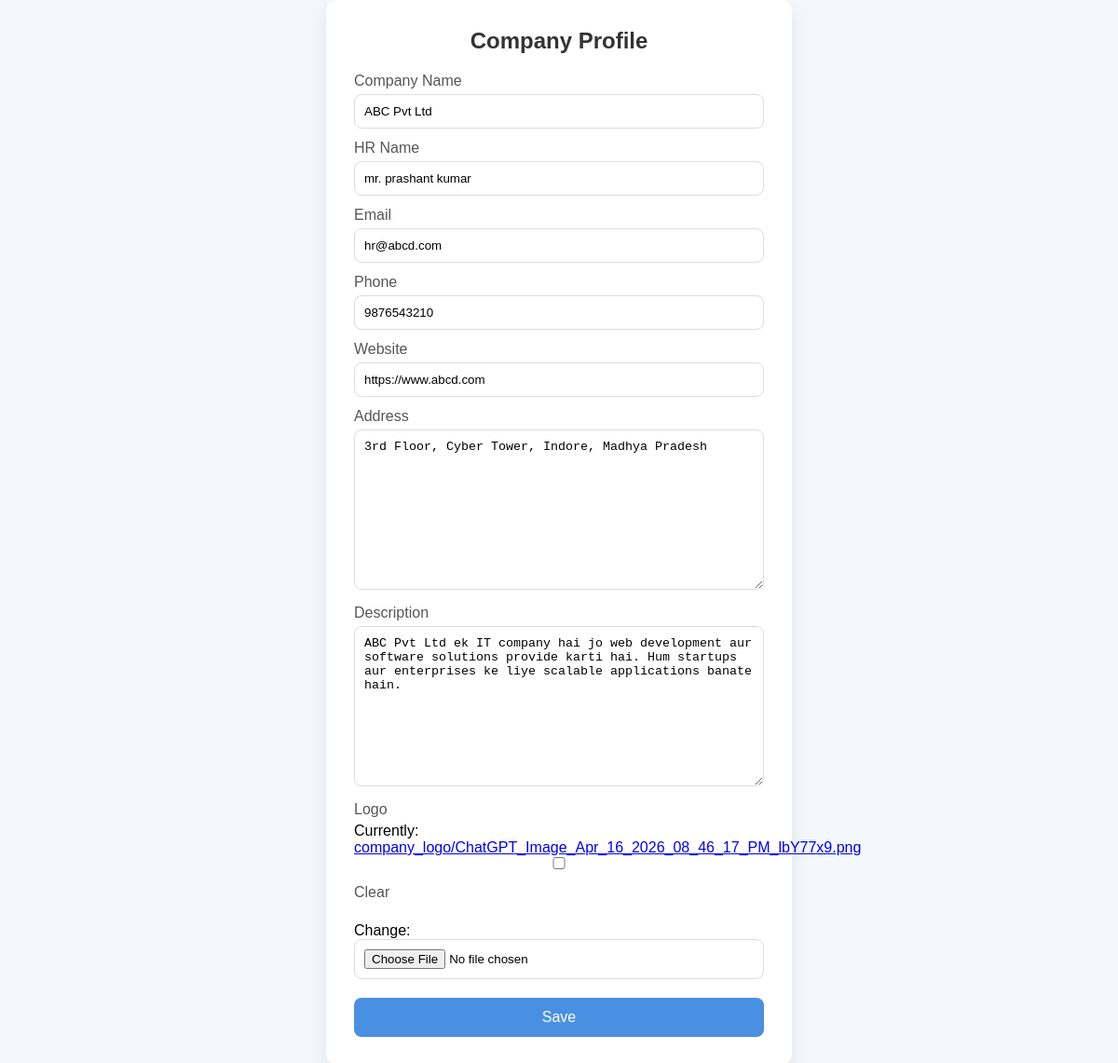
The page /company_profile/ (signed in) on the database its author committed.
### portal/models.py (models this page shows, shortened)
class Employer(models.Model):
    user = models.OneToOneField(settings.AUTH_USER_MODEL, on_delete=models.CASCADE)
    company_name = models.CharField(max_length=200)
    hr_name = models.CharField(max_length=100)
    email = models.EmailField()
    phone = models.CharField(max_length=15)
    industry = models.CharField(max_length=100, null=True, blank=True)
    website = models.URLField(blank=True, null=True)
    address = models.TextField()
    description = models.TextField()
    logo = models.ImageField(upload_to='company_logo/', null=True, blank=True)
    is_approved = models.BooleanField(default=False)

### portal/views.py (the view)
# urls.py: path('company_profile/', views.company_profile, name='company_profile'),
@login_required
def company_profile(request):
    employer = Employer.objects.filter(user=request.user).first()
    if request.method == "POST":
        form = EmployerForm(request.POST, request.FILES, instance=employer)
        if form.is_valid():
            obj = form.save(commit=False)
            obj.user = request.user   # 🔥 VERY IMPORTANT
            obj.save()
            return redirect('employer')
        else:
            print(form.errors)  # debug
    else:
        form = EmployerForm(instance=employer)
    return render(request, 'company_profile.html', {'form': form})

### portal/forms.py
class EmployerForm(forms.ModelForm):
    class Meta:
        model = Employer
        fields = [
            'company_name',
            'hr_name',
            'email',
            'phone',
            'website',
            'address',
            'description',
            'logo'
        ]

### templates/company_profile.html (shortened to what this page needs)
<!DOCTYPE html>
{% load static %}
<html lang="en">
<head>
<link rel="stylesheet" href="{% static 'css/company_p.css' %}">
</head>
<body>
<div class="container">
    <div class="card">
        <h2>Company Profile</h2>
        <form method="POST" enctype="multipart/form-data">
            <label>Company Name</label>
            {{ form.company_name }}
            <label>HR Name</label>
            {{ form.hr_name }}
            <label>Email</label>
            {{ form.email }}
            <label>Phone</label>
            {{ form.phone }}
            <label>Website</label>
            {{ form.website }}
            <label>Address</label>
            {{ form.address }}
            <label>Description</label>
            {{ form.description }}
            <label>Logo</label>
            {{ form.logo }}
            <button type="submit">Save</button>
        </form>
    </div>
</div>
</body>
</html>

### static/css/company_p.css (style rules this page uses)
* { margin: 0; padding: 0; box-sizing: border-box; }
body { font-family: 'Poppins', sans-serif; background: #f4f7fb; }
.container { display: flex; justify-content: center; align-items: center; min-height: 100vh; }
.card { background: #fff; padding: 30px; width: 100%; max-width: 500px; border-radius: 12px; box-shadow: 0 10px 25px rgba(0,0,0,0.08); }
.card h2 { text-align: center; margin-bottom: 20px; color: #333; }
label { display: block; margin-top: 12px; margin-bottom: 5px; font-weight: 500; color: #555; }
input, textarea { width: 100%; padding: 10px; border-radius: 8px; border: 1px solid #ddd; outline: none; transition: 0.3s; }
button { width: 100%; margin-top: 20px; padding: 12px; border: none; border-radius: 8px; background: #4a90e2; color: white; font-size: 16px; cursor: pointer; }

### rows shown on the page
Employer: company_name "ABC Pvt Ltd", hr_name "mr. prashant kumar", email "hr@abcd.com", phone "9876543210", website "https://www.abcd.com", address "3rd Floor, Cyber Tower, Indore, Madhya Pradesh", description "ABC Pvt Ltd ek IT company hai jo web development aur software solutions provide karti hai. Hum startups aur enterprises ke liye scalable applications banate hain."
